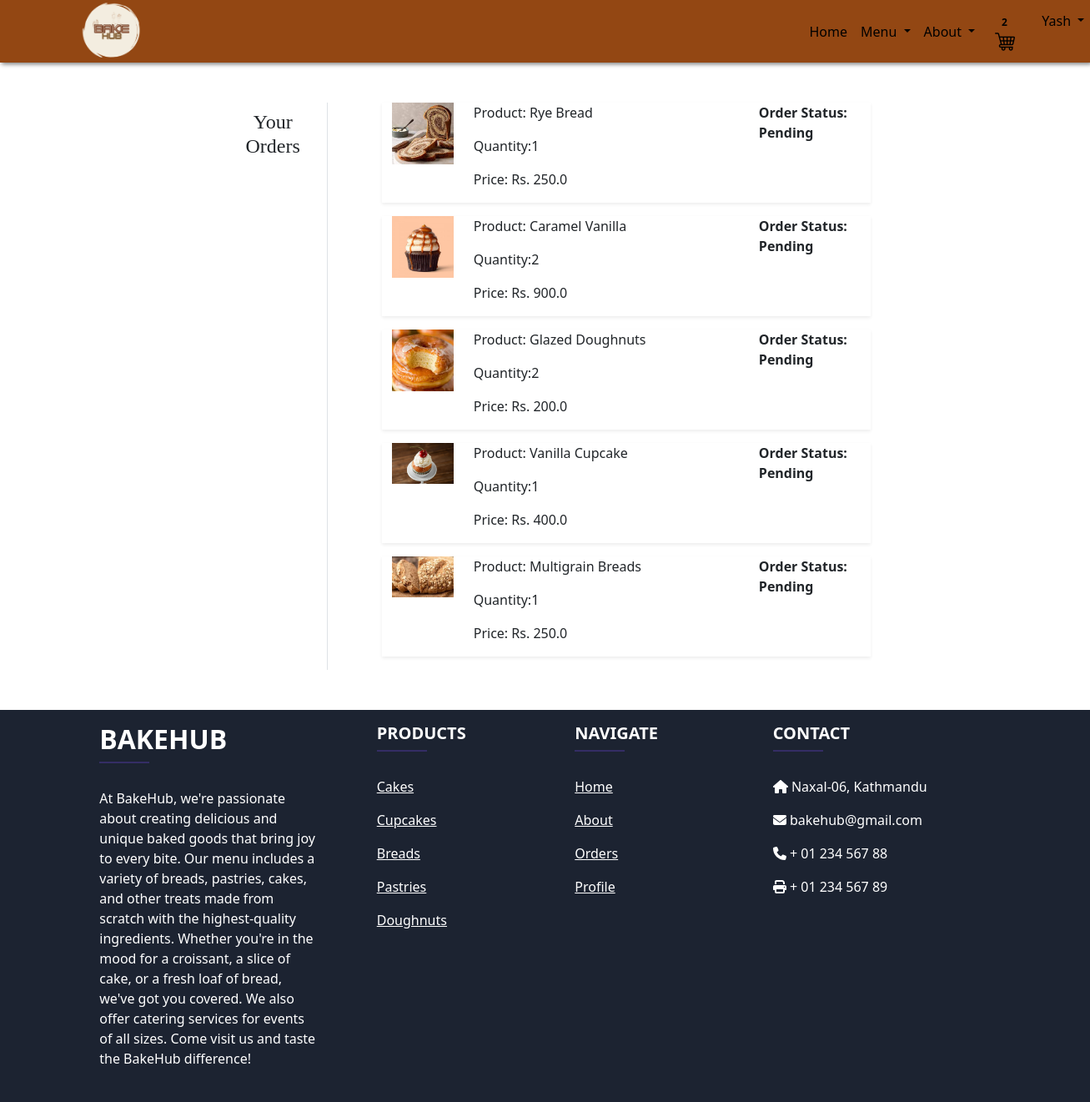
The app's page /orders/ (signed in) with its own data.
### app/models.py (models this page shows, shortened)
class OrderPlaced(models.Model):
    user = models.ForeignKey(User, on_delete= models.CASCADE)
    customer = models.ForeignKey(Customer, on_delete= models.CASCADE)
    product = models.ForeignKey(Product, on_delete=models.CASCADE)
    quantity = models.PositiveIntegerField(default=1)
    ordered_date = models.DateTimeField(auto_now_add=True)
    status = models.CharField(max_length=50,choices=STATUS_CHOICES, default='Pending')
    @property
    def total_cost(self):
        return self.quantity * self.product.discounted_price

class Product(models.Model):
    title = models.CharField(max_length=100)
    selling_price = models.FloatField()
    discounted_price = models.FloatField()
    description = models.TextField()
    category = models.CharField(choices=CATEGORY_CHOICES, max_length=15)
    product_image = models.ImageField(upload_to='productsimg')

### app/views.py (the view)
# urls.py: path('orders/', views.orders, name='orders'),
@login_required
def orders(request):
 totalitem = 0
 op = OrderPlaced.objects.filter(user=request.user)
 if request.user.is_authenticated:
  totalitem = len(Cart.objects.filter(user=request.user))
 return render(request, 'app/orders.html',{'order_placed':op,'totalitem':totalitem})

### app/templates/app/orders.html (shortened to what this page needs)
{% extends 'app/base.html' %}
{% load static %}
{% block main-content %}
<div class="container my-5">
 <div class="row">
  <div class="col-sm-2 border-end">
   <ul class="list-unstyled">
    <li class="d-grid"><a style="font-family: 'Georgia',serif;" href="{% url 'orders' %}" class="btn btn-Secondary btn-lg"><h4>Your Orders</h4></a></li>
   </ul>
  </div>
  <div class="col-sm-9 offset-sm-1">
   {% for op in order_placed %}
   <div class="row shadow-sm mb-3">
    <div class="col-sm-2">
     <img src="{{op.product.product_image.url}}" alt="" srcset="" class="img-fluid" height="150" width="150">
    </div>
    <div class="col-sm-7">
     <p>Product: {{op.product.title}}</p>
     <p>Quantity:{{op.quantity}}</p>
     <p>Price: Rs. {{op.total_cost}}</p>
    </div>
   <div class="col-sm-3 fw-bold">
    <p>Order Status: {{op.status}}</p>
   </div>
   </div>
   {% endfor %}
  </div>
 </div>
</div>
{% endblock main-content %}

### app/templates/app/base.html (shortened to what this page needs)
<!doctype html>
{% load static %}
<html lang="en">
  <head>
    <link href="https://cdn.jsdelivr.net/npm/bootstrap@5.0.0-beta1/dist/css/bootstrap.min.css" rel="stylesheet">
    <link rel="stylesheet" href="{% static 'app/css/owl.carousel.min.css' %}">
    <link rel="stylesheet" href="{% static 'app/css/all.min.css' %}">
    <link rel="stylesheet" href="{% static 'app/css/style.css' %}">
    <link rel="stylesheet" href="{% static 'app/css/landing.css' %}">
  </head>
  <body style="background-color: #fff">
    <nav class="navbar navbar-expand-lg navbar-dark " style="background-color: #934713; box-shadow: 2px 2px 5px rgba(0, 0, 0, 0.5);height:75px">
     <div class="container">
       <a class="navbar-brand" href="/"><img src="{% static 'app/images/icons/bakelogo.png' %}" style="width:75px; height:75px;" alt="BakeHub"/></a>
       <div class="collapse navbar-collapse" id="navbarSupportedContent">
         <ul class="navbar-nav me-auto mb-2 mb-lg-0" style="margin-left:48.5rem;">
           <li class="nav-item">
             <a class="nav-link active" aria-current="page" style="color:#000;" href="/">Home</a>
           </li>
           <li class="nav-item dropdown">
             <a style="color:#000 !important;" class="nav-link dropdown-toggle text-white" href="#" id="bakeryDropdown" role="button" data-bs-toggle="dropdown" aria-expanded="false">
               Menu
             </a>
           </li>
           <li class="nav-item dropdown">
             <a style="color:#000 !important;" class="nav-link dropdown-toggle text-white" href="#" id="fashionDropdown" role="button" data-bs-toggle="dropdown" aria-expanded="false">
                About
              </a>
           </li>
         </ul>
         <div>
          <ul class="navbar-nav me-auto mb-2 mb-lg-0">
          {% if request.user.is_authenticated %}
            <li class="nav-item mx-2">
             <a  href="{% url 'showcart' %}" class="nav-link text-white="><span class="badge" style="color:#000; background-color:#dc354500;">{{totalitem}}</span><img src="{% static 'app/images/icons/shopcart.png' %}" alt="Cart"/></a>
            <li class="nav-item dropdown mx-2">
              <a style="color:#000;" class="nav-link dropdown-toggle" href="#" id="profileDropdown" role="button" data-bs-toggle="dropdown" aria-expanded="false">
                  {{request.user.username|capfirst}}
              </a>
            </li>
            {% endif %}
          </ul>
         </div>
       </div>
     </div>
    </nav>
    {% block main-content %} {% endblock main-content %}
     <footer
          class="text-center text-lg-start text-white"
          style="background-color: #1c2331"
          >
    <section class="">
      <div class="container text-center text-md-start mt-5">
        <div class="row mt-3">
          <div class="col-md-3 col-lg-4 col-xl-3 mx-auto mb-4">
            <h2 class="text-uppercase fw-bold">BakeHub</h2>
            <hr
                class="mb-4 mt-0 d-inline-block mx-auto"
                style="width: 60px; background-color: #7c4dff; height: 2px"
                />
            <p>
              At BakeHub, we're passionate about creating delicious and unique baked goods that bring joy to every bite.
                Our menu includes a variety of breads, pastries, cakes, and other treats made from scratch with the highest-quality ingredients.
                Whether you're in the mood for a croissant, a slice of cake, or a fresh loaf of bread, we've got you covered.
                We also offer catering services for events of all sizes. Come visit us and taste the BakeHub difference!
            </p>
          </div>
          <div class="col-md-2 col-lg-2 col-xl-2 mx-auto mb-4">
            <h5 class="text-uppercase fw-bold">Products</h5>
            <hr
                class="mb-4 mt-0 d-inline-block mx-auto"
                style="width: 60px; background-color: #7c4dff; height: 2px"
                />
            <p>
              <a href="#!" class="text-white">Cakes</a>
            </p>
            <p>
              <a href="#!" class="text-white">Cupcakes</a>
            </p>
            <p>
              <a href="#!" class="text-white">Breads</a>
            </p>
            <p>
              <a href="#!" class="text-white">Pastries</a>
            </p>
            <p>
              <a href="#!" class="text-white">Doughnuts</a>
            </p>
          </div>
          <div class="col-md-3 col-lg-2 col-xl-2 mx-auto mb-4">
            <h5 class="text-uppercase fw-bold">Navigate</h5>
            <hr
                class="mb-4 mt-0 d-inline-block mx-auto"
                style="width: 60px; background-color: #7c4dff; height: 2px"
                />
            <p>
              <a href="/" class="text-white">Home</a>
            </p>
            <p>
              <a href="{% url 'aboutus' %}" class="text-white">About</a>
            </p>
            <p>
              <a href="{% url 'orders' %}" class="text-white">Orders</a>
            </p>
            <p>
              <a href="{% url 'profile' %}" class="text-white">Profile</a>
            </p>
          </div>
          <div class="col-md-4 col-lg-3 col-xl-3 mx-auto mb-md-0 mb-4">
            <h5 class="text-uppercase fw-bold">Contact</h5>
            <hr
                class="mb-4 mt-0 d-inline-block mx-auto"
                style="width: 60px; background-color: #7c4dff; height: 2px"
                />
            <p><i class="fas fa-home mr-3"></i> Naxal-06, Kathmandu</p>
            <p><i class="fas fa-envelope mr-3"></i> bakehub@gmail.com</p>
            <p><i class="fas fa-phone mr-3"></i> + 01 234 567 88</p>
            <p><i class="fas fa-print mr-3"></i> + 01 234 567 89</p>
          </div>
        </div>
      </div>
    </section>
  </footer>
  </body>
</html>

### app/static/app/css/landing.css (style rules this page uses)
.container { display: flex; justify-content: center; align-items: center; background-color: #f5f5f500; }

### records on screen
OrderPlaced: product.product_image (picture), product "Rye Bread", quantity "1", total_cost "250.0", status "Pending"
OrderPlaced: product.product_image (picture), product "Caramel Vanilla", quantity "2", total_cost "900.0", status "Pending"
OrderPlaced: product.product_image (picture), product "Glazed Doughnuts", quantity "2", total_cost "200.0", status "Pending"
OrderPlaced: product.product_image (picture), product "Vanilla Cupcake", quantity "1", total_cost "400.0", status "Pending"
OrderPlaced: product.product_image (picture), product "Multigrain Breads", quantity "1", total_cost "250.0", status "Pending"

### other values on screen
{{ totalitem }} "2"
{{ request.user.username|capfirst }} "Yash"
